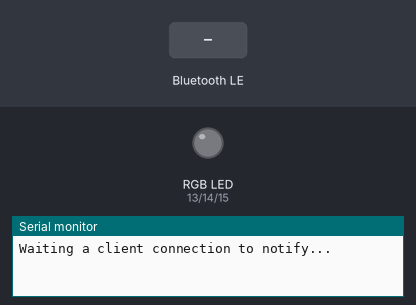
The sketch below on a simulated ESP32. On the bench: an RGB LED mixed from three pins (HIGH = lit), the last lines printed to the serial monitor. The test bench sets the inputs (shaded band). Nothing arrives over Bluetooth unless stated; a phone connects over Bluetooth LE 3 s after start.

Above: at 1.2 s.
1.3 s: Bluetooth LE write "1" received
At 2.0 s:
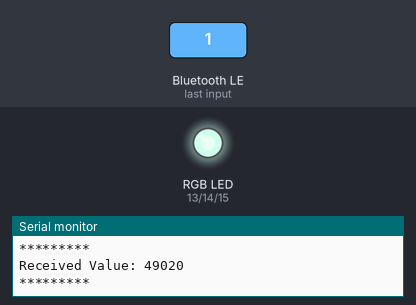
2.8 s: Bluetooth LE write "0" received
At 3.2 s:
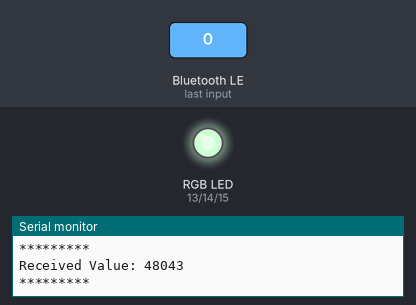
4.3 s: Bluetooth LE write "2" received
At 5.6 s:
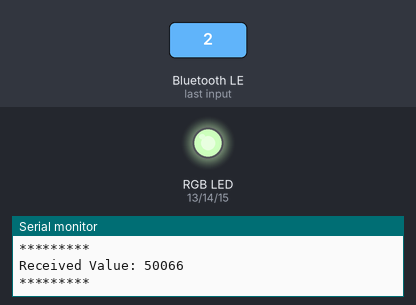
Timing chart, 0 to 7.3 s (numbered marks = the images above; inputs shaded):
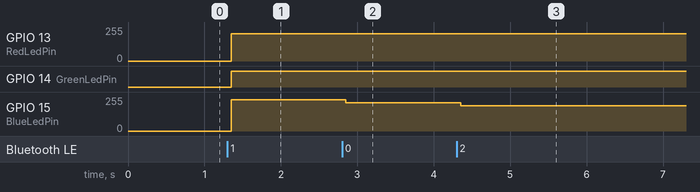

The sketch:

BLE_uart.ino
```cpp
/*
    Video: https://www.youtube.com/watch?v=oCMOYS71NIU
    Based on Neil Kolban example for IDF: https://github.com/nkolban/esp32-snippets/blob/master/cpp_utils/tests/BLE%20Tests/SampleNotify.cpp
    Ported to Arduino ESP32 by Evandro Copercini

   Create a BLE server that, once we receive a connection, will send periodic notifications.
   The service advertises itself as: 6E400001-B5A3-F393-E0A9-E50E24DCCA9E
   Has a characteristic of: 6E400002-B5A3-F393-E0A9-E50E24DCCA9E - used for receiving data with "WRITE"
   Has a characteristic of: 6E400003-B5A3-F393-E0A9-E50E24DCCA9E - used to send data with  "NOTIFY"

   The design of creating the BLE server is:
   1. Create a BLE Server
   2. Create a BLE Service
   3. Create a BLE Characteristic on the Service
   4. Create a BLE Descriptor on the characteristic
   5. Start the service.
   6. Start advertising.

   In this example rxValue is the data received (only accessible inside that function).
   And txValue is the data to be sent, in this example just a byte incremented every second.
*/
#include <BLEDevice.h>
#include <BLEServer.h>
#include <BLEUtils.h>
#include <BLE2902.h>

BLEServer *pServer = NULL;
BLECharacteristic * pTxCharacteristic;
bool deviceConnected = false;
bool oldDeviceConnected = false;
uint8_t txValue = 0;

// See the following for generating UUIDs:
// https://www.uuidgenerator.net/

#define SERVICE_UUID           "6E400001-B5A3-F393-E0A9-E50E24DCCA9E" // UART service UUID
#define CHARACTERISTIC_UUID_RX "6E400002-B5A3-F393-E0A9-E50E24DCCA9E"
#define CHARACTERISTIC_UUID_TX "6E400003-B5A3-F393-E0A9-E50E24DCCA9E"

#define RedLedPin 13
#define GreenLedPin 14
#define BlueLedPin 15

// setting PWM properties
const int freq = 5000;
const int redChannel = 3;
const int greenChannel = 1;
const int blueChannel = 2;
const int resolution = 8;

uint8_t R, G, B;


class MyServerCallbacks: public BLEServerCallbacks {
    void onConnect(BLEServer* pServer) {
      deviceConnected = true;
    };

    void onDisconnect(BLEServer* pServer) {
      deviceConnected = false;
    }
};

class MyCallbacks: public BLECharacteristicCallbacks {
    void onWrite(BLECharacteristic *pCharacteristic) {
      std::string rxValue = pCharacteristic->getValue();

      if (rxValue.length() > 0) {
        Serial.println("*********");
        Serial.print("Received Value: ");
        Serial.print(rxValue[0], DEC);
        Serial.print(rxValue[1], DEC);
        Serial.print(rxValue[2], DEC);

        R = 255 - rxValue[0];
        G = 255 - rxValue[1];
        B = 255 - rxValue[2];

        Serial.println();
        Serial.println("*********");
      }
    }
};


void setup() {
  Serial.begin(115200);

  ledcSetup(redChannel, freq, resolution);
  ledcSetup(greenChannel, freq, resolution);
  ledcSetup(blueChannel, freq, resolution);

  ledcAttachPin(RedLedPin, redChannel);
  ledcAttachPin(GreenLedPin, greenChannel);
  ledcAttachPin(BlueLedPin, blueChannel);

  // Create the BLE Device
  BLEDevice::init("UART Service");

  // Create the BLE Server
  pServer = BLEDevice::createServer();
  pServer->setCallbacks(new MyServerCallbacks());

  // Create the BLE Service
  BLEService *pService = pServer->createService(SERVICE_UUID);

  // Create a BLE Characteristic
  pTxCharacteristic = pService->createCharacteristic(
										CHARACTERISTIC_UUID_TX,
										BLECharacteristic::PROPERTY_NOTIFY
									);

  pTxCharacteristic->addDescriptor(new BLE2902());

  BLECharacteristic * pRxCharacteristic = pService->createCharacteristic(
											 CHARACTERISTIC_UUID_RX,
											BLECharacteristic::PROPERTY_WRITE
										);

  pRxCharacteristic->setCallbacks(new MyCallbacks());

  // Start the service
  pService->start();

  // Start advertising
  pServer->getAdvertising()->start();
  Serial.println("Waiting a client connection to notify...");
}

void loop() {

  ledcWrite(redChannel, R);
  ledcWrite(greenChannel, G);
  ledcWrite(blueChannel, B);

    if (deviceConnected) {
        pTxCharacteristic->setValue(&txValue, 1);
        pTxCharacteristic->notify();
        txValue++;
		    delay(10); // bluetooth stack will go into congestion, if too many packets are sent
	}

    // disconnecting
    if (!deviceConnected && oldDeviceConnected) {
        delay(500); // give the bluetooth stack the chance to get things ready
        pServer->startAdvertising(); // restart advertising
        Serial.println("start advertising");
        oldDeviceConnected = deviceConnected;
    }
    // connecting
    if (deviceConnected && !oldDeviceConnected) {
		// do stuff here on connecting
        oldDeviceConnected = deviceConnected;
    }
}
```

Measured:
- after the input at 1.3 s, GPIO 13 (RedLedPin): 0/255 → 205/255 after 0.05 s; GPIO 14 (GreenLedPin): LOW → HIGH after 0.05 s; GPIO 15 (BlueLedPin): 0/255 → 234/255 after 0.05 s
- after the input at 2.8 s, GPIO 13 (RedLedPin): 205/255 → 206/255 after 0.05 s; GPIO 15 (BlueLedPin): 234/255 → 211/255 after 0.05 s
- after the input at 4.3 s, GPIO 13 (RedLedPin): 206/255 → 204/255 after 0.05 s; GPIO 15 (BlueLedPin): 211/255 → 188/255 after 0.05 s
